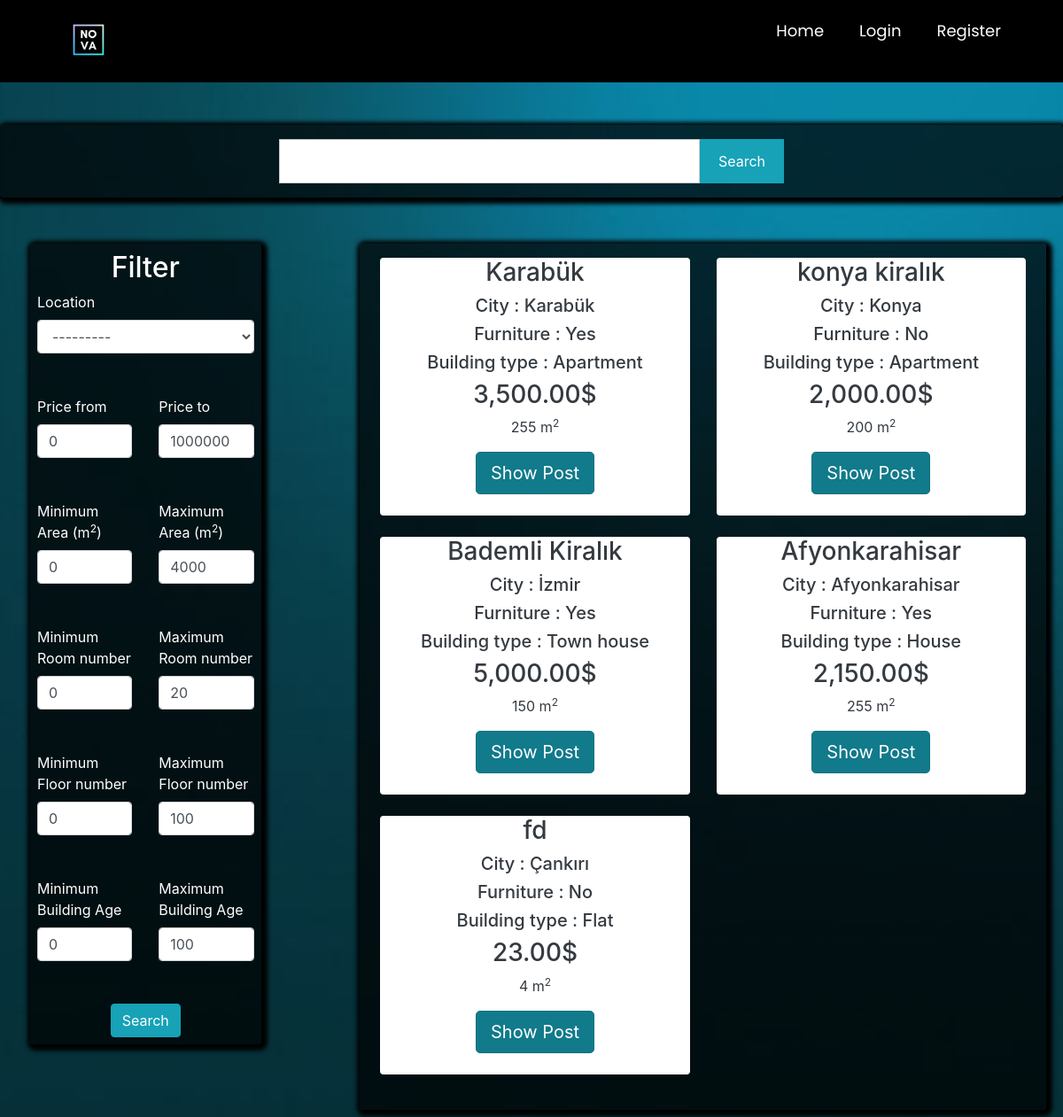
The app's page /postlistings/forrent with its own data.
### main/models.py (models this page shows, shortened)
class Post(models.Model):
    ouruser = models.ForeignKey(ourUser, null=True, on_delete=models.CASCADE)
    post_title = models.CharField(max_length=255,null=True)
    post_description = models.TextField()
    price = models.DecimalField(decimal_places=2 , max_digits=12)
    location = models.CharField(max_length=255,null=True,choices=city)
    postType = models.CharField(choices=RorS , max_length=50, null=True , default='For Sale')
    floor = models.DecimalField(decimal_places=0 , max_digits=3 ,null=True)
    building_age = models.DecimalField(decimal_places=0, max_digits=2 , null=True)
    area = models.DecimalField(decimal_places=0,max_digits=4 ,null=True)
    isFurniture = models.CharField(choices=Furniture ,null=True,max_length=50,default="No")
    building_type = models.CharField(choices=b_types ,null=True ,max_length=50)
    room = models.DecimalField(decimal_places=0 , max_digits=3 ,null=True)

### main/views.py (the view)
# urls.py: path('postlistings/<str:RoS>', views.postlistings, name="postlistings"),
def postlistings(request, RoS):
    if RoS == 'forsale':
        cu = Post.objects.all().filter(postType='For Sale')
    elif RoS == 'forrent':
        cu = Post.objects.all().filter(postType='For Rent')
    query = request.GET.get('query')
    price_from = request.GET.get('price_from', 0)
    price_to = request.GET.get('price_to', 1000000000)
    min_area = request.GET.get('min_area', 0)
    max_area = request.GET.get('max_area', 4000)
    min_age = request.GET.get('min_age', 0)
    max_age = request.GET.get('max_age', 100)
    min_room_num = request.GET.get('min_room_num', 0)
    max_room_num = request.GET.get('max_room_num', 20)
    min_floor_num = request.GET.get('min_floor_num', 0)
    max_floor_num = request.GET.get('max_floor_num', 100)
    if query != None:
        print("sadasdas")
        cu = cu.filter(Q(post_title__icontains=query) | Q(location__icontains=query) | Q(area__icontains=query) | Q(
            building_type__icontains=query))
    else:
        query = ""
    cu = cu.filter(price__gte=price_from).filter(price__lte=price_to)
    cu = cu.filter(area__gte=min_area).filter(area__lte=max_area)
    cu = cu.filter(building_age__gte=min_age).filter(building_age__lte=max_age)
    cu = cu.filter(room__gte=min_room_num).filter(room__lte=max_room_num)
    cu = cu.filter(floor__gte=min_floor_num).filter(floor__lte=max_floor_num)
    myFilter = PostFilter(request.GET, queryset=cu)
    cu = myFilter.qs
    context = {
        'cu': cu,
        'RoS': RoS,
        'price_from': price_from,
        'price_to': price_to,
        'min_area': min_area,
        'max_area': max_area,
        'min_age': min_age,
        'max_age': max_age,
        'min_room_num': min_room_num,
        'max_room_num': max_room_num,
        'min_floor_num': min_floor_num,
        'max_floor_num': max_floor_num,
        'myFilter': myFilter,
        'query': query,
    }
    return render(request, 'main/postlistings.html', context)

### main/templates/main/postlistings.html (shortened to what this page needs)
{% extends 'main/mainpage.html' %}
{% load widget_tweaks %}
{% load static %}
{% load humanize %}
{% block content %}
<head>
    <link rel="stylesheet" href="https://maxcdn.bootstrapcdn.com/bootstrap/4.0.0/css/bootstrap.min.css"
>
</head>
<form action="{% url 'postlistings' RoS %}" method="get">
    <section class="search-sec p-3 my-5">
        <div class="container">
                <div class="row justify-content-center text-white">
                    <div class="col-lg-12">
                        <div class="row justify-content-center">
                            <div class=" col-lg-5 col-md-5 col-sm-12 p-0">
                                <input type="text" name="query" class="form-control search-slt" value="{{ query }}">
                            </div>
                            <div class="col-lg-1 col-md-1 col-sm-12 p-0">
                                <button onclick="document.getElementById('primarybutton').click()" type="button" class="btn btn-info wrn-btn" id="uselessbutton">Search</button>
                            </div>
                        </div>
                    </div>
                </div>
        </div>
    </section>
<div class="container p-1 my-1 text-white rounded">
    <div class="row blog">
        <div class="col-md-3 ">
                <div class="rounded p-2"
                     style="background-color: rgba(0,0,0,0.7) ; box-shadow: 2px 2px 5px 5px #000000">
                    <center><h2 class="is-size-5">Filter</h2></center>
                    <div class="row">
                        <div class="col-md-12">
                            <label>Location</label>
                            <center>{% render_field myFilter.form.location class="form-control" %}</center>
                        </div>
                    </div>
                    <br><br>
                    <div class="row ">
                        <div class="col-md-6">
                            <label>Price from</label>
                            <input type="number" name="price_from" class="form-control" value="{{ price_from }}" min="0"
                                   max="1000000000" required>
                        </div>
                        <div class="col-md-6">
                            <label>Price to</label>
                            <input type="number" name="price_to" class="form-control" value="{{ price_to }}" min="0"
                                   max="1000000000" required>
                        </div>
                    </div>
                    <br><br>
                    <div class="row ">
                        <div class="col-md-6">
                            <label>Minimum Area (m<sup>2</sup>)</label>
                            <input type="number" name="min_area" class="form-control" value="{{ min_area }}" min="0"
                                   max="4000" required>
                        </div>
                        <div class="col-md-6">
                            <label>Maximum Area (m<sup>2</sup>)</label>
                            <input type="number" name="max_area" class="form-control" value="{{ max_area }}" min="0"
                                   max="4000" required>
                        </div>
                    </div><br><br>
                    <div class="row ">
                        <div class="col-md-6">
                            <label>Minimum Room number</label>
                            <input type="number" name="min_room_num" class="form-control" value="{{ min_room_num }}" min="0"
                                   max="20" required>
                        </div>
                        <div class="col-md-6">
                            <label>Maximum Room number</label>
                            <input type="number" name="max_room_num" class="form-control" value="{{ max_room_num }}" min="0"
                                   max="20" required>
                        </div>
                    </div>
                    <br><br>
                    <div class="row ">
                        <div class="col-md-6">
                            <label>Minimum Floor number</label>
                            <input type="number" name="min_floor_num" class="form-control" value="{{ min_floor_num }}" min="0"
                                   max="100" required>
                        </div>
                        <div class="col-md-6">
                            <label>Maximum Floor number</label>
                            <input type="number" name="max_floor_num" class="form-control" value="{{ max_floor_num }}" min="0"
                                   max="100" required>
                        </div>
                    </div>
                    <br><br>
                    <div class="row ">
                        <div class="col-md-6">
                            <label>Minimum Building Age </label>
                            <input type="number" name="min_age" class="form-control" value="{{ min_age }}" min="0"
                                   max="100" required>
                        </div>
                        <div class="col-md-6">
                            <label>Maximum Building Age </label>
                            <input type="number" name="max_age" class="form-control" value="{{ max_age }}" min="0"
                                   max="100" required>
                        </div>
                    </div>
                    <br><br>
                    <center>
                        <button class="btn btn-info" id="primarybutton">Search</button>
                    </center>
                </div>
        </div>
        <div class="col-md-1">
            <br>
        </div>
        <div class="col-md-8 rounded" style=" box-shadow: 2px 2px 5px 5px #000000;background-color: rgba(0,0,0,0.7)">
            <div class="row p-2 my-2">
                {% if cu %}
                {% for i in cu %}
                <div class="col-md-6 ">
                    <div class="container-fluid bg-white rounded text-dark" style="text-align:center;">
                        <h3>{{ i.post_title }}</h3>
                        <h5>City : {{ i.location }}</h5>
                        <h5>Furniture : {{ i.isFurniture }}</h5>
                        <h5>Building type : {{ i.building_type }}</h5>
                        <h3>{{ i.price|intcomma }}$</h3>
                        <p class="descroption">{{i.area}} m<sup>2</sup></p>
                        <a href="{% url 'product_details' i.id %}" class="btn btn-info btn-lg active" role="button"
                           aria-pressed="true">Show Post</a>
                        <br><br>
                    </div>
                    <br>
                </div>
                {% endfor %}
                {%else%}
                <h3>No related search results are available...</h3>
                {% endif %}
            </div>
        </div>
    </div>
</div>
</form>
{% endblock %}

### main/templates/main/postlistings.html (style rules this page uses)
.wrn-btn { width: 100%; font-size: 16px; font-weight: 400; text-transform: capitalize; height: calc(3rem + 2px) !important; border-radius:0; }
.search-sec { position: relative; background-color: rgba(0,0,0,0.7) !important; justify-content: center; box-shadow: 2px 2px 5px 5px #000000; border-radius: 5px; }
.search-slt { display: block; width: 100%; font-size: 0.875rem; line-height: 1.5; color: #55595c; background-color: #fff; background-image: none; border: 1px solid #ccc; height: calc(3rem + 2px) !important; border-radius:0; }

### main/templates/main/mainpage.html (style rules this page uses)
body.g { background-image: url('/static/images/wallpaper.jpg'); background-size: cover; background-repeat: no-repeat; background-attachment: fixed; }
.show, .icon, input { display: none; }

### records on screen
Post: post_title "Karabük", location "Karabük", isFurniture "Yes", building_type "Apartment", price "3,500.00", area "255"
Post: post_title "konya kiralık", location "Konya", isFurniture "No", building_type "Apartment", price "2,000.00", area "200"
Post: post_title "Bademli Kiralık", location "İzmir", isFurniture "Yes", building_type "Town house", price "5,000.00", area "150"
Post: post_title "Afyonkarahisar", location "Afyonkarahisar", isFurniture "Yes", building_type "House", price "2,150.00", area "255"
Post: post_title "fd", location "Çankırı", isFurniture "No", building_type "Flat", price "23.00", area "4"
